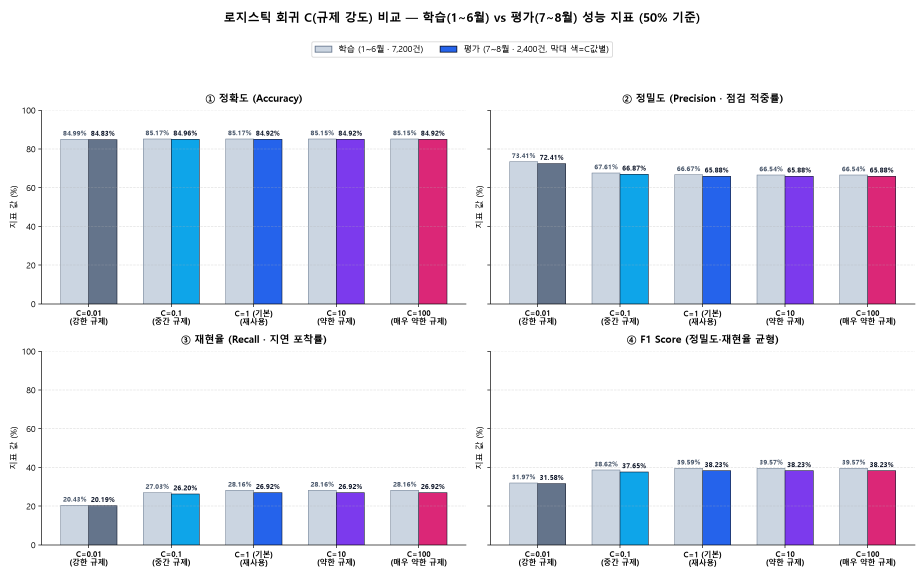
#> input picture dashboard/delivery_operations/graphs/01_로지스틱_C별_평가성능_지표_비교.png, 2772 x 1728 px, found by its file name (shown at 1/3 size)
$ python make_diff_image_12.py
#> lines starting #> are read from the running program, lines starting #| are printed output that depends on the picture
"""Create annotated visual comparison image (Before vs After PDF reflection) for Session 12."""

from pathlib import Path
import matplotlib.pyplot as plt
import matplotlib.image as mpimg
import matplotlib.patches as mpatches


BASE_DIR = Path(__file__).resolve().parent.parent
RESULTS_DIR = BASE_DIR / "results"
GRAPHS_DIR = RESULTS_DIR / "graphs"

OUT_DIFF_PNG = GRAPHS_DIR / "09_PDF반영_이전vs이후_달라진점_비교.png"


def main() -> None:
    plt.rcParams["font.family"] = "Malgun Gothic"
    plt.rcParams["axes.unicode_minus"] = False

    fig = plt.figure(figsize=(18.0, 10.8), dpi=180)
    fig.patch.set_facecolor("#F8FAFC")

    ax = fig.add_axes([0.015, 0.02, 0.97, 0.90])
    ax.set_xlim(0, 100)
    ax.set_ylim(0, 100)
    ax.axis("off")

    fig.suptitle(
        "[PDF 반영] 이전(1~3단계) vs 이후(PDF 반영) 달라진 점 한눈에 비교",
        fontsize=17.0,
        fontweight="bold",
        color="#0F172A",
        y=0.968,
    )
    fig.text(
        0.5,
        0.928,
        "기존 5개 모델·C=1·예측값은 100% 유지하면서, PDF(숫자형 변수 스케일링 1~4p) 실증·실제 주문 5건·웹 보고서(HTML)를 추가",
        ha="center",
        va="center",
        fontsize=11.5,
        color="#475569",
    )

    # Outer cards: Left (Before), Center (Key Changes), Right (After)
    left_card = mpatches.FancyBboxPatch(
        (1.0, 13.0), 30.5, 84.0,
        boxstyle="round,pad=0.4,rounding_size=1.4",
        facecolor="#FFFFFF", edgecolor="#CBD5E1", linewidth=1.8,
    )
    mid_card = mpatches.FancyBboxPatch(
        (34.5, 13.0), 31.0, 84.0,
        boxstyle="round,pad=0.4,rounding_size=1.4",
        facecolor="#EFF6FF", edgecolor="#60A5FA", linewidth=2.0,
    )
    right_card = mpatches.FancyBboxPatch(
        (68.5, 13.0), 30.5, 84.0,
        boxstyle="round,pad=0.4,rounding_size=1.4",
        facecolor="#FFFFFF", edgecolor="#2563EB", linewidth=2.2,
    )
    bottom_bar = mpatches.FancyBboxPatch(
        (1.0, 2.0), 98.0, 8.2,
        boxstyle="round,pad=0.3,rounding_size=1.0",
        facecolor="#ECFDF5", edgecolor="#34D399", linewidth=1.6,
    )
    for p in (left_card, mid_card, right_card, bottom_bar):
        ax.add_patch(p)

    # Left header
    ax.text(16.25, 93.2, "이전 (PDF 반영 전 · 버전1)", ha="center", va="center", fontsize=13.0, fontweight="bold", color="#334155")
    ax.text(16.25, 89.2, "1~3단계: C 비교 · 가중치 비교 중심 (01 ~ 04)", ha="center", va="center", fontsize=9.6, color="#64748B")

    # Right header
    ax.text(83.75, 93.2, "이후 (PDF 반영 추가 · 버전2)", ha="center", va="center", fontsize=13.0, fontweight="bold", color="#1D4ED8")
    ax.text(83.75, 89.2, "4단계 추가: PDF 원리 실증 + 웹 보고서 (05 ~ 09)", ha="center", va="center", fontsize=9.6, color="#2563EB")

    # Center header
    ax.text(50.0, 93.2, "핵심 달라진 점 5가지", ha="center", va="center", fontsize=13.0, fontweight="bold", color="#1E3A8A")
    ax.text(50.0, 89.2, "기존 모델 재학습 없이 실제 데이터로 검증 확장", ha="center", va="center", fontsize=9.6, color="#3B82F6")

    # Left text summary box
    left_txt = (
        "[1] 다룬 내용\n"
        "  • C(0.01~100) · 가중치(1:1~1:5) 성능 비교\n"
        "  • 표준화는 '적용했다' 사실만 확인\n\n"
        "[2] 제목 · 파일 구성\n"
        "  • 정적 PNG 4종 (01_ ~ 04_) + 시트(00_)\n"
        "  • Plotly 차트 4종 / 실습기록 버전1.md\n\n"
        "[3] 웹 보고서 (HTML)\n"
        "  • 단일 차트 HTML만 존재 (통합 보고서 없음)"
    )
    left_box = mpatches.FancyBboxPatch(
        (2.4, 15.2), 27.7, 29.0,
        boxstyle="round,pad=0.35,rounding_size=0.9",
        facecolor="#F8FAFC", edgecolor="#E2E8F0", linewidth=1.2,
    )
    ax.add_patch(left_box)
    ax.text(3.4, 29.7, left_txt, ha="left", va="center", fontsize=8.8, color="#334155", linespacing=1.42)

    # Right text summary box
    right_txt = (
        "[1] 다룬 내용 (PDF 1~4p 실증)\n"
        "  • 계수 단위 비교 + Z-score vs Min-Max 검증\n"
        "  • 총중량_kg Min-Max 이탈 + 실제 5주문 계산\n\n"
        "[2] 제목 · 파일 구성 (PDF 접두 통일)\n"
        "  • 05_PDF_~09_PDF_ 추가 + 3x3 시트(00_) 갱신\n"
        "  • 기준통계·5주문 CSV 2종 + 버전2.md 기록\n\n"
        "[3] 웹 보고서 (HTML) 신설\n"
        "  • PDF_숫자형_변수_스케일링_분석.html (3테마)"
    )
    right_box = mpatches.FancyBboxPatch(
        (69.9, 15.2), 27.7, 29.0,
        boxstyle="round,pad=0.35,rounding_size=0.9",
        facecolor="#F8FAFC", edgecolor="#BFDBFE", linewidth=1.2,
    )
    ax.add_patch(right_box)
    ax.text(70.9, 29.7, right_txt, ha="left", va="center", fontsize=8.8, color="#1E293B", linespacing=1.42)

    # Center 5 change cards
    changes = [
        ("1. 계수 단위 차이 해소 실증 (PDF p.1)",
         "원단위: 배송거리 +0.0042(/km) vs 부하율 +2.2042\n-> Z-score 후: 여유일수 -0.8670 · 부하율 +0.5610 · 거리 +0.4986"),
        ("2. 분포 모양 유지 & Min-Max 비교 (PDF p.2~3)",
         "히스토그램 모양은 그대로이고 눈금만 변경됨을 확인\n-> 총중량_kg에서 7월(-0.0004)·9월(-0.0007) 0~1 이탈 실측"),
        ("3. 학습 기준 재사용 & 실제 주문 5건 (PDF p.4)",
         "1~6월 저장 StandardScaler로 DLV007201~007205 변환\n-> 예: DLV007201 (371km -> +1.4163 / 1,202건 -> +0.1459)"),
        ("4. 제목에 'PDF' + 산출물명 표기 적용",
         "그래프(05_~09_PDF_...), HTML(PDF_숫자형_...), MD 제목 통일\n-> 기준통계 CSV · 실제주문 5건 CSV · 버전2.md 누적 저장"),
        ("5. 단독 실행 웹 보고서(HTML) & 브라우저 검수",
         "변수·스케일·테마 3종 실시간 전환 가능 HTML 최초 추가\n-> 헤드리스 브라우저 콘솔 오류 0건 및 캡처(07_, 08_) 완료"),
    ]
    y_top = 84.5
    card_h = 12.6
    gap = 1.6
    for i, (ctitle, cbody) in enumerate(changes):
        cy = y_top - i * (card_h + gap) - card_h
        cbox = mpatches.FancyBboxPatch(
            (36.1, cy), 27.8, card_h,
            boxstyle="round,pad=0.3,rounding_size=0.8",
            facecolor="#FFFFFF", edgecolor="#93C5FD", linewidth=1.3,
        )
        ax.add_patch(cbox)
        ax.text(37.1, cy + card_h - 3.0, ctitle, ha="left", va="center", fontsize=9.2, fontweight="bold", color="#1E40AF")
        ax.text(37.1, cy + 4.3, cbody, ha="left", va="center", fontsize=8.2, color="#334155", linespacing=1.38)

    # Arrows connecting Left -> Center -> Right
    ax.annotate("", xy=(34.2, 66.0), xytext=(31.8, 66.0), arrowprops=dict(arrowstyle="->", color="#64748B", lw=2.4))
    ax.annotate("", xy=(68.2, 66.0), xytext=(65.8, 66.0), arrowprops=dict(arrowstyle="->", color="#2563EB", lw=2.6))

    # Bottom banner text
    ax.text(
        50.0,
        6.1,
        "그대로 유지된 항목: 기존 5개 모델('로지스틱 기본' 포함) · C=1 고정 기준 · delivery_predictions_12.csv (2,400행 x 51열) 예측 결과는 재학습/수정 없이 100% 동일 유지",
        ha="center",
        va="center",
        fontsize=10.2,
        fontweight="bold",
        color="#065F46",
    )

    # Embed 4 actual thumbnail previews inside Left & Right cards
    # Left thumbnails: 01_ and 04_
    ax_l1 = fig.add_axes([0.036, 0.455, 0.268, 0.315])
    ax_l1.imshow(mpimg.imread(GRAPHS_DIR / "01_로지스틱_C별_평가성능_지표_비교.png"))
    ax_l1.set_title("기존 예시: 01. C별 성능 · 04. 가중치 물량", fontsize=8.6, fontweight="bold", color="#475569", pad=4)
    ax_l1.set_xticks([]); ax_l1.set_yticks([])
    for sp in ax_l1.spines.values():
        sp.set_edgecolor("#CBD5E1"); sp.set_linewidth(1.0)

    # Right thumbnails: 05_ (left half) and 07_ (right half) stacked neatly or 05_ + 07_ side-by-side
    ax_r1 = fig.add_axes([0.692, 0.595, 0.132, 0.165])
    ax_r1.imshow(mpimg.imread(GRAPHS_DIR / "05_PDF_숫자형_변수_스케일링_원리_및_분포비교.png"))
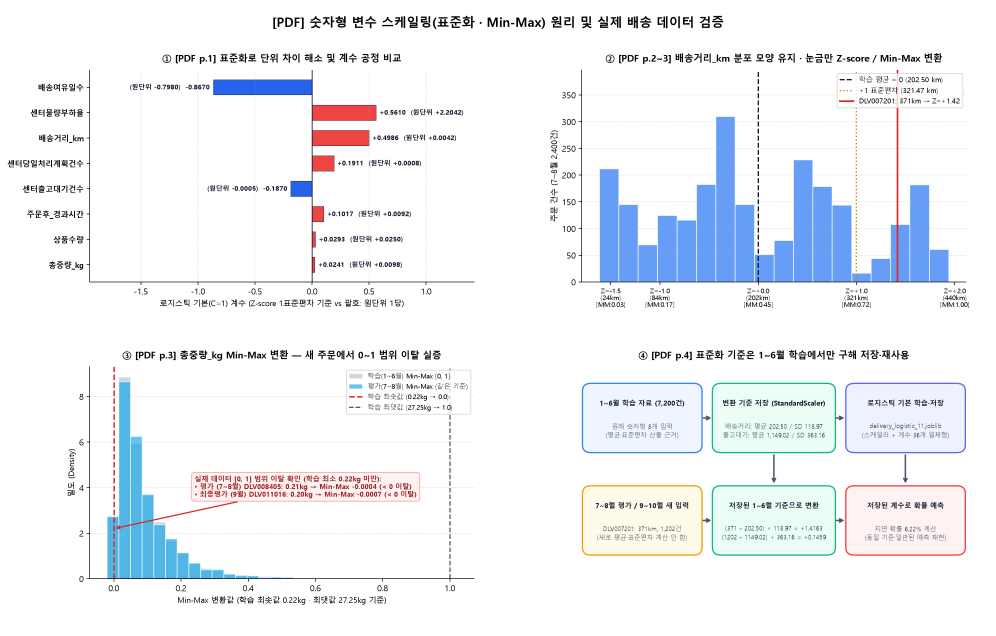
#> input picture dashboard/delivery_operations/graphs/05_PDF_숫자형_변수_스케일링_원리_및_분포비교.png, 2988 x 1908 px, found by its file name (shown at 1/3 size)
    ax_r1.set_title("05. [PDF] 원리·분포", fontsize=8.1, fontweight="bold", color="#1D4ED8", pad=3)
    ax_r1.set_xticks([]); ax_r1.set_yticks([])
    for sp in ax_r1.spines.values():
        sp.set_edgecolor("#93C5FD"); sp.set_linewidth(1.1)

    ax_r2 = fig.add_axes([0.832, 0.595, 0.132, 0.165])
    ax_r2.imshow(mpimg.imread(GRAPHS_DIR / "06_PDF_로지스틱_표준화_실제주문5건_계산과정.png"))
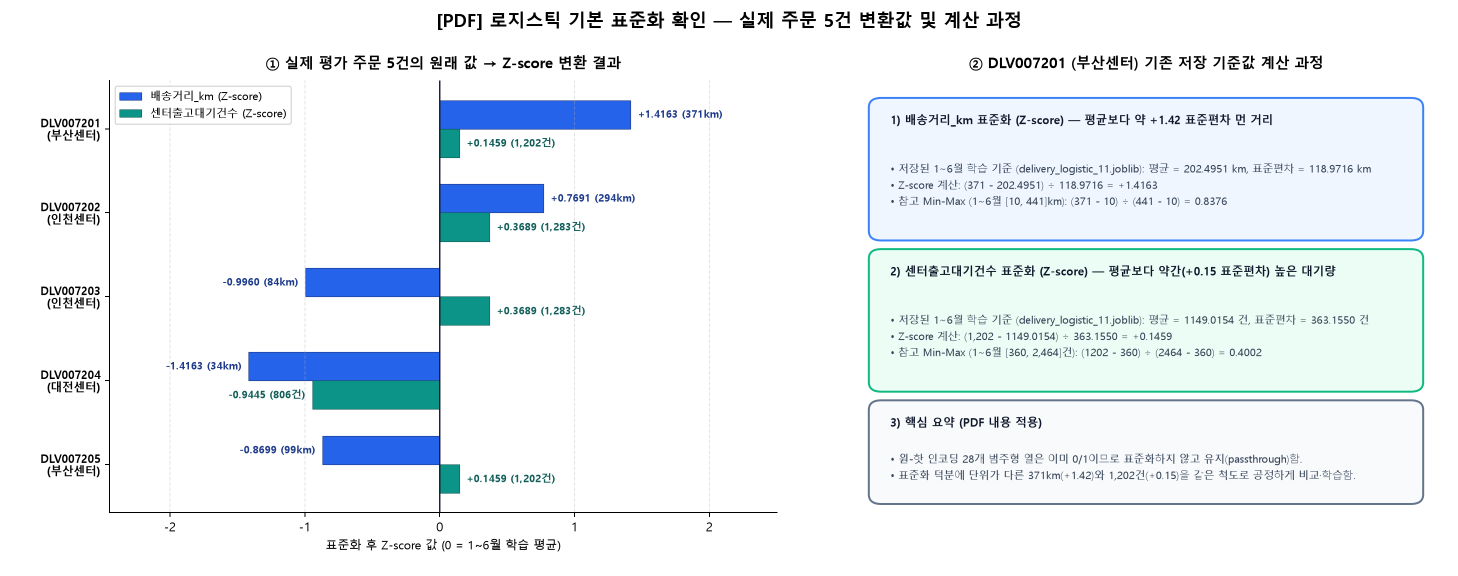
#> input picture dashboard/delivery_operations/graphs/06_PDF_로지스틱_표준화_실제주문5건_계산과정.png, 2916 x 1152 px, found by its file name (shown at 1/2 size)
    ax_r2.set_title("06. [PDF] 5주문 계산", fontsize=8.1, fontweight="bold", color="#1D4ED8", pad=3)
    ax_r2.set_xticks([]); ax_r2.set_yticks([])
    for sp in ax_r2.spines.values():
        sp.set_edgecolor("#93C5FD"); sp.set_linewidth(1.1)

    ax_r3 = fig.add_axes([0.692, 0.435, 0.272, 0.135])
    ax_r3.imshow(mpimg.imread(GRAPHS_DIR / "07_PDF_스케일링_웹보고서_제출용_캡처.png"))
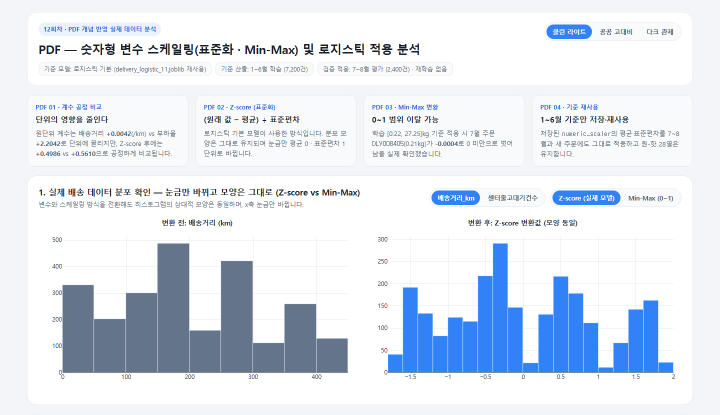
#> input picture dashboard/delivery_operations/graphs/07_PDF_스케일링_웹보고서_제출용_캡처.png, 1440 x 830 px, found by its file name (shown at 1/2 size)
    ax_r3.set_title("07. [PDF] 단독 실행 웹 보고서 (HTML)", fontsize=8.2, fontweight="bold", color="#1D4ED8", pad=3)
    ax_r3.set_xticks([]); ax_r3.set_yticks([])
    for sp in ax_r3.spines.values():
        sp.set_edgecolor("#2563EB"); sp.set_linewidth(1.2)

    fig.savefig(OUT_DIFF_PNG, dpi=180, facecolor="#F8FAFC")
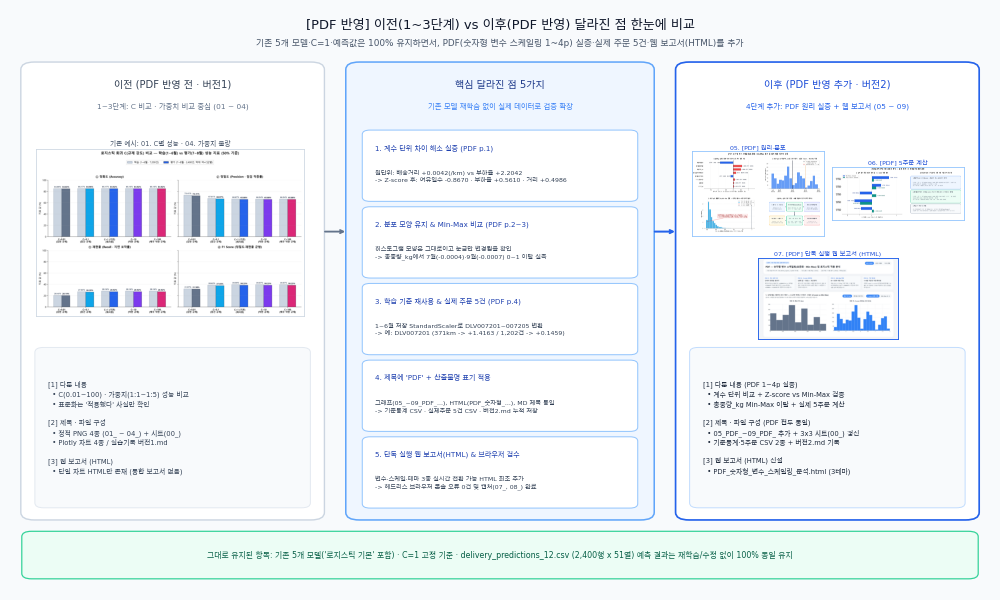
#> figure drawn by matplotlib, 5 panels
    plt.close(fig)
    print(f"Saved: {OUT_DIFF_PNG}")


if __name__ == "__main__":
    main()
